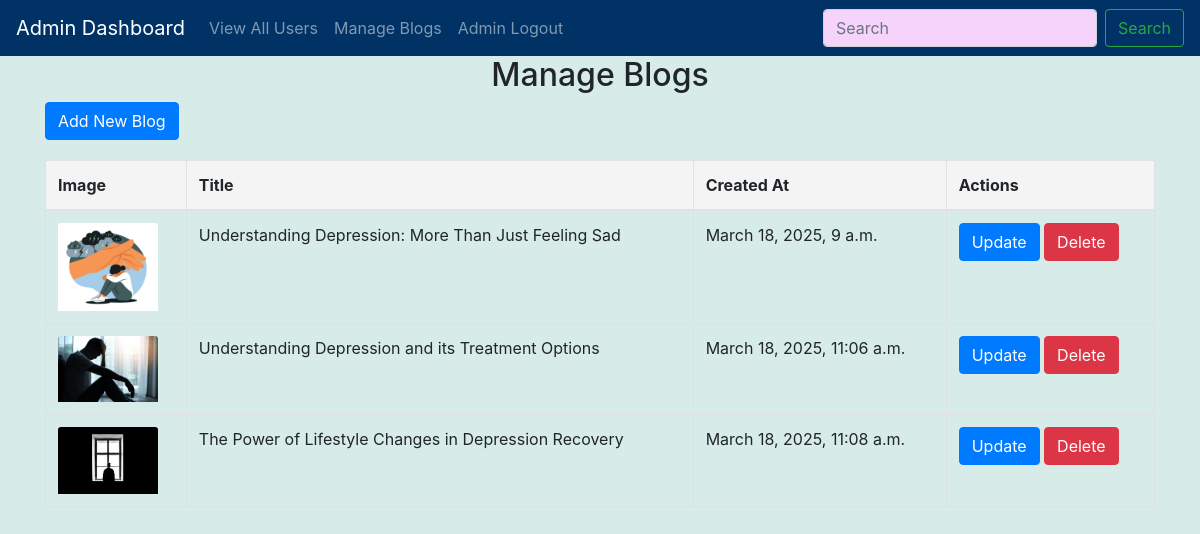
Page /custom-admin/manage-blogs/ (signed in) on the committed database.
### home/models.py (models this page shows, shortened)
class Blog(models.Model):
    title = models.CharField(max_length=255)
    content = models.TextField()
    image = models.ImageField(upload_to='blog_images/', blank=True, null=True)
    author = models.ForeignKey(User, on_delete=models.CASCADE)
    created_at = models.DateTimeField(default=now)
    updated_at = models.DateTimeField(auto_now=True)

### home/views.py (the view)
# urls.py: path('custom-admin/manage-blogs/', manage_blogs, name='manage-blogs'),
@login_required
def manage_blogs(request):
    blogs = Blog.objects.all()
    return render(request, "admin/manage_blogs.html", {"blogs": blogs})

### templates/admin/manage_blogs.html (shortened to what this page needs)
{% extends 'admin/base.html' %}
{% block content %}
    <h2 class="text text-center">Manage Blogs</h2>
    <a href="{% url 'add-blog' %}" class="btn btn-primary">Add New Blog</a>
    {% if blogs %}
        <table class="table table-bordered">
            <thead>
                <tr>
                    <th>Image</th>
                    <th>Title</th>
                    <th>Created At</th>
                    <th>Actions</th>
                </tr>
            </thead>
            <tbody>
                {% for blog in blogs %}
                <tr>
                    <td>
                        {% if blog.image %}
                        <img src="{{ blog.image.url }}" class="card-img-top" alt="{{ blog.title }}"style="width: 100px; height: auto;">
                        {% endif %}
                    </td>
                    <td>{{ blog.title }}</td>
                    <td>{{ blog.created_at }}</td>
                    <td>
                        <a href="{% url 'update-blog' blog.id %}" class="btn btn-primary">Update</a>
                        <a href="{% url 'delete-blog' blog.id %}" class="btn btn-danger" onclick="return confirm('Are you sure you want to delete this blog?')">Delete</a>
                    </td>
                </tr>
                {% endfor %}
            </tbody>
        </table>
    {% else %}
        <p>No blogs available.</p>
    {% endif %}
{% endblock %}

### static/css/styles.css (style rules this page uses)
body { background-color: #d7ebe8; }
table { width: 100%; border-collapse: collapse; margin-top: 20px; }
table th, table td { border: 1px solid #ddd; padding: 8px; text-align: left; }
table th { background-color: #f4f4f4; }

### rows in the picture
Blog: image (picture), title "Understanding Depression: More Than Just Feeling Sad", created_at "March 18, 2025, 9 a.m."
Blog: image (picture), title "Understanding Depression and its Treatment Options", created_at "March 18, 2025, 11:06 a.m."
Blog: image (picture), title "The Power of Lifestyle Changes in Depression Recovery", created_at "March 18, 2025, 11:08 a.m."
